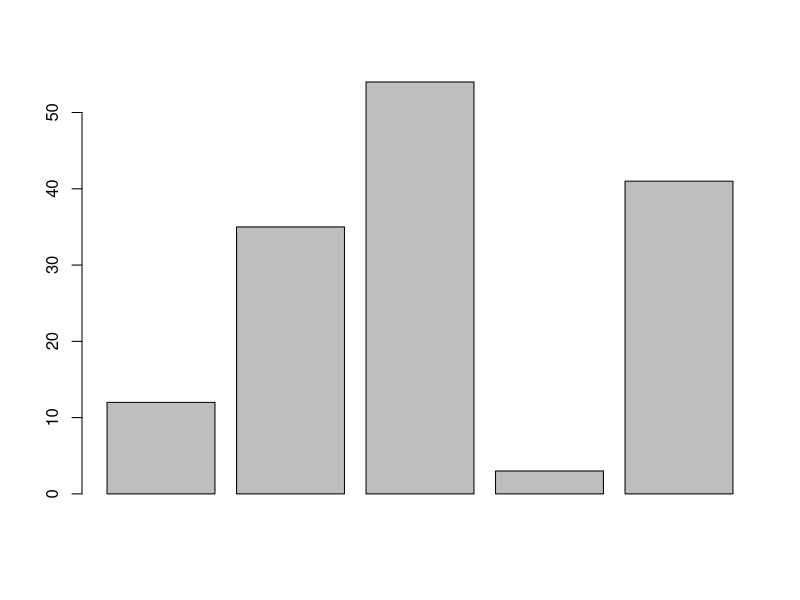

R code for this plot:
# Creating the data for Bar chart  
H<- c(12,35,54,3,41)  
# Giving the chart file a name  
png(file = "bar_chart.png")  
# Plotting the bar chart   
barplot(H)  
# Saving the file  
dev.off()  